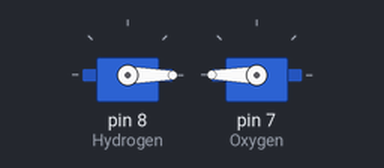
Bench run of a sketch on a simulated Arduino Uno, built with avr-gcc and run on an emulated ATmega328P. On the bench: 2 × servo.

Above: at 0.05 s.
At 19.95 s:
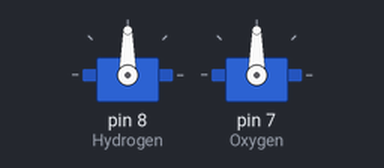
Timing chart, 0 to 26.0 s (numbered marks = the images above):
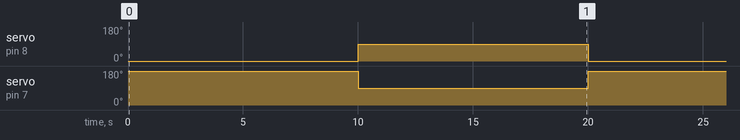

Measured:
- by itself, servo on pin 8 (Hydrogen): alternates 90° for 10.0 s and 0° for 10.0 s
- by itself, servo on pin 7 (Oxygen): alternates 180° for 10.0 s and 90° for 10.0 s

The sketch:

Hyd_Droppers.ino
```cpp
#include <Servo.h>

  Servo Hydrogen;
  Servo Oxygen;

void setup() {
Hydrogen.attach(8);
Oxygen.attach(7);

}

void loop() {
  Hydrogen.write(0);
  Oxygen.write(180);
  delay(10000);
  Hydrogen.write(90);
  Oxygen.write(90);
  delay(10000);

}
```
